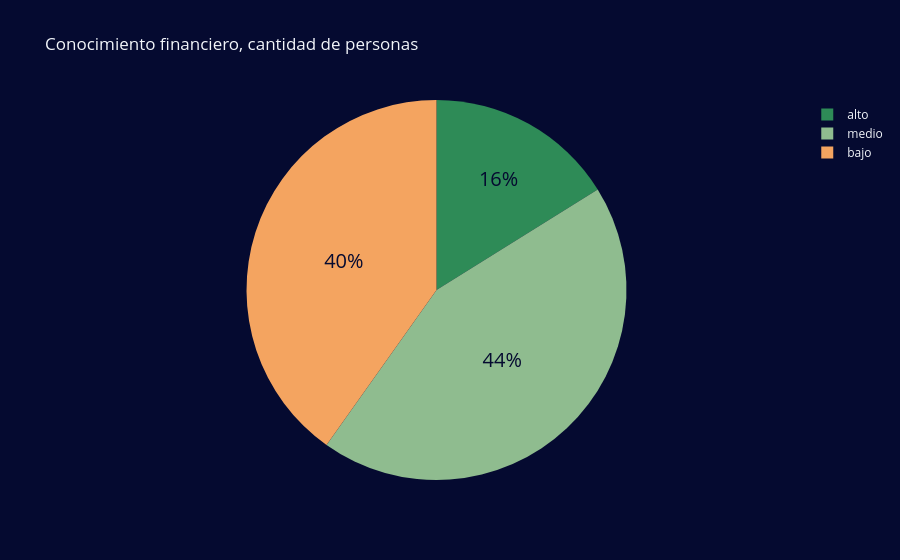

Notebook source saved alongside this figure:
### Code cell
### CHART PIE / cantidad de personas por ranking de conocimiento financiero

ranking_conteo = contar_por_ranking(df)

colores_ranking = {
    "alto": "seagreen",
    "medio": "darkseagreen",
    "bajo": "sandybrown",
}

fig_pie = px.pie(
    ranking_conteo,
    values="cantidad",
    names="ranking_conocimiento",
    color="ranking_conocimiento",
    color_discrete_map=colores_ranking,
    title='Conocimiento financiero, cantidad de personas',
    category_orders={"ranking_conocimiento": ["alto", "medio", "bajo"]},
)

fig_pie.update_traces(
    texttemplate="%{percent:.0%}",
    textposition="auto",
    textfont=dict(size=20, color="#050a30", ),
)


fig_pie.show()

### Figure 1 — Plotly figure (JSON) as saved in the notebook; plotly's stock layout.template omitted (floating-point values rounded to 4 significant figures)
{"data": [{"customdata": [["alto"], ["medio"], ["bajo"]], "direction": "clockwise", "domain": {"x": [0, 1], "y": [0, 1]}, "hovertemplate": "ranking_conocimiento=%{customdata[0]}<br>cantidad=%{value}<extra></extra>", "labels": ["alto", "medio", "bajo"], "legendgroup": "", "marker": {"colors": ["seagreen", "darkseagreen", "sandybrown"]}, "name": "", "showlegend": true, "sort": false, "textfont": {"color": "#050a30", "size": 20}, "textposition": "auto", "texttemplate": "%{percent:.0%}", "type": "pie", "values": [1252, 3393, 3119]}], "layout": {"legend": {"tracegroupgap": 0}, "title": {"text": "Conocimiento financiero, cantidad de personas"}}}
